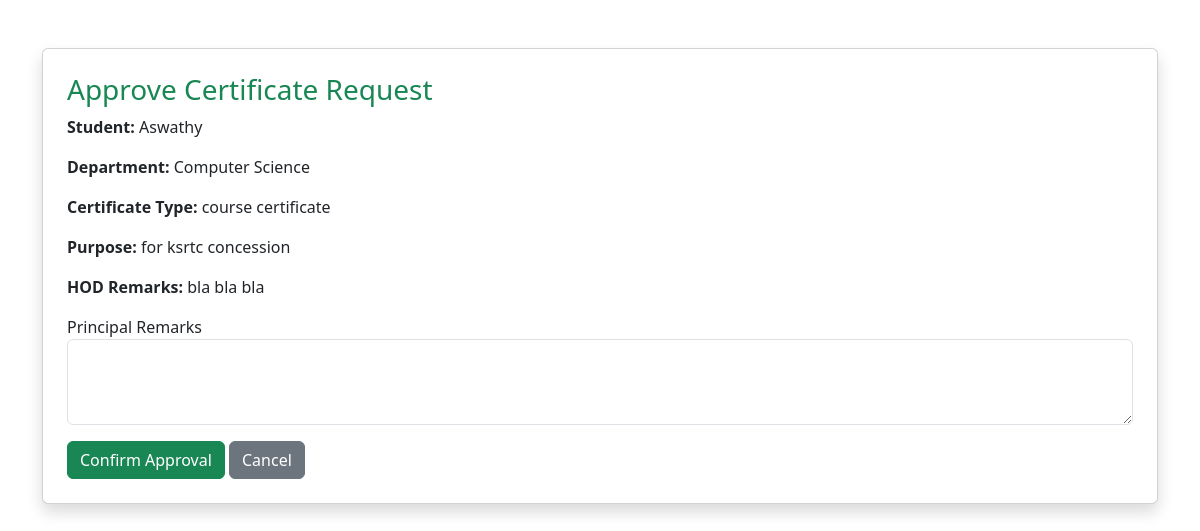
Screenshot of /principal/approve/9/ (signed in) with the database file from the repository.
### requests_app/models.py (models this page shows, shortened)
class CertificateRequest(models.Model):
    STATUS_CHOICES = (
        ('Pending', 'Pending'),
        ('HOD Approved', 'HOD Approved'),
        ('Principal Approved', 'Principal Approved'),
        ('Rejected by HOD', 'Rejected by HOD'),
        ('Rejected by Principal', 'Rejected by Principal'),
        ('Completed', 'Completed'),
    )
    student = models.ForeignKey(
        settings.AUTH_USER_MODEL,
        on_delete=models.CASCADE,
        related_name='certificate_requests'
    )
    certificate_type = models.CharField(max_length=100)
    purpose = models.TextField()
    status = models.CharField(
        max_length=30,
        choices=STATUS_CHOICES,
        default='Pending'
    )
    hod_remarks = models.TextField(
        blank=True,
        null=True
    )
    principal_remarks = models.TextField(
        blank=True,
        null=True
    )
    staff_remarks = models.TextField(
        blank=True,
        null=True
    )
    created_at = models.DateTimeField(
        auto_now_add=True
    )
    updated_at = models.DateTimeField(
        auto_now=True
    )

class User(AbstractUser):
    email = models.EmailField(unique=False)
    ROLE_CHOICES = (
        ('student', 'Student'),
        ('hod', 'HOD'),
        ('principal', 'Principal'),
        ('staff', 'Office Staff'),
    )
    DEPARTMENT_CHOICES = (
        ('CS', 'Computer Science'),
        ('ECO', 'Economics'),
        ('PHY', 'Physics'),
        ('ENG', 'English'),
        ('MAL', 'Malayalam'),
        ('CHEM', 'Chemistry'),
        ('BOT', 'Botany'),
        ('ZOO', 'Zoology'),
        ('MATH', 'Mathematics'),
    )
    role = models.CharField(
        max_length=20,
        choices=ROLE_CHOICES,
        default='student'
    )
    department = models.CharField(
        max_length=20,   # ← correct,
        choices=DEPARTMENT_CHOICES,
        blank=True,
        null=True
    )

### requests_app/views.py (the view)
# urls.py: path('principal/approve/<int:request_id>/', views.principal_approve, name='principal_approve'),
@login_required
def principal_approve(request, request_id):
    if request.user.role != 'principal':
        return redirect('login')
    certificate = get_object_or_404(
        CertificateRequest,
        id=request_id
    )
    if request.method == "POST":
        remarks = request.POST.get('remarks')
        certificate.status = "Principal Approved"
        certificate.principal_remarks = remarks
        certificate.save()
        return redirect('principal_dashboard')
    return render(request, 'principal_approve.html', {
        'certificate': certificate
    })

### requests_app/templates/principal_approve.html (shortened to what this page needs)
<!DOCTYPE html>
<html>
<head>
    <link href="https://cdn.jsdelivr.net/npm/bootstrap@5.3.2/dist/css/bootstrap.min.css" rel="stylesheet">
</head>
<body class="container mt-5">
<div class="card p-4 shadow">
    <h3 class="text-success">Approve Certificate Request</h3>
    <p><strong>Student:</strong> {{ certificate.student.username }}</p>
    <p><strong>Department:</strong> {{ certificate.student.get_department_display }}</p>
    <p><strong>Certificate Type:</strong> {{ certificate.certificate_type }}</p>
    <p><strong>Purpose:</strong> {{ certificate.purpose }}</p>
    <p><strong>HOD Remarks:</strong> {{ certificate.hod_remarks|default:"None" }}</p>
    <form method="post">
        <div class="mb-3">
            <label>Principal Remarks</label>
            <textarea name="remarks" class="form-control" rows="3" required></textarea>
        </div>
        <button type="submit" class="btn btn-success">Confirm Approval</button>
        <a href="{% url 'principal_dashboard' %}" class="btn btn-secondary">Cancel</a>
    </form>
</div>
</body>
</html>

### rows the page displays
CertificateRequest: student.username "Aswathy", student.department "Computer Science", certificate_type "course certificate", purpose "for ksrtc concession", hod_remarks "bla bla bla"
